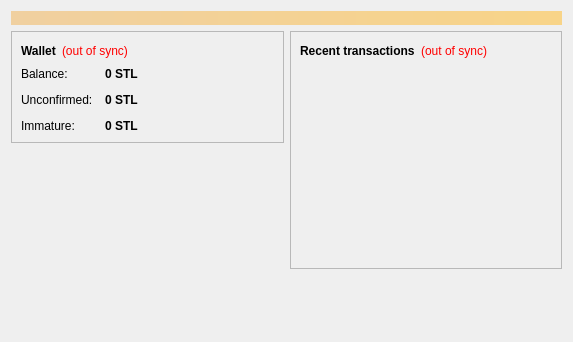
<?xml version="1.0" encoding="UTF-8"?>
<ui version="4.0">
 <class>OverviewPage</class>
 <widget class="QWidget" name="OverviewPage">
  <property name="geometry">
   <rect>
    <x>0</x>
    <y>0</y>
    <width>573</width>
    <height>342</height>
   </rect>
  </property>
  <property name="windowTitle">
   <string>Form</string>
  </property>
  <layout class="QVBoxLayout" name="topLayout">
   <item>
    <widget class="QLabel" name="labelAlerts">
     <property name="visible">
      <bool>false</bool>
     </property>
     <property name="styleSheet">
      <string notr="true">background-color: qlineargradient(x1: 0, y1: 0, x2: 1, y2: 0, stop:0 #F0D0A0, stop:1 #F8D488); color:#000000;</string>
     </property>
     <property name="wordWrap">
      <bool>true</bool>
     </property>
     <property name="margin">
      <number>3</number>
     </property>
    </widget>
   </item>
   <item>
    <layout class="QHBoxLayout" name="horizontalLayout" stretch="1,1">
     <item>
      <layout class="QVBoxLayout" name="verticalLayout_2">
       <item>
        <widget class="QFrame" name="frame">
         <property name="frameShape">
          <enum>QFrame::StyledPanel</enum>
         </property>
         <property name="frameShadow">
          <enum>QFrame::Raised</enum>
         </property>
         <layout class="QVBoxLayout" name="verticalLayout_4">
          <item>
           <layout class="QHBoxLayout" name="horizontalLayout_4">
            <item>
             <widget class="QLabel" name="label_5">
              <property name="font">
               <font>
                <weight>75</weight>
                <bold>true</bold>
               </font>
              </property>
              <property name="text">
               <string>Wallet</string>
              </property>
             </widget>
            </item>
            <item>
             <widget class="QLabel" name="labelWalletStatus">
              <property name="toolTip">
               <string>The displayed information may be out of date. Your wallet automatically synchronizes with the Bitcoin network after a connection is established, but this process has not completed yet.</string>
              </property>
              <property name="styleSheet">
               <string notr="true">QLabel { color: red; }</string>
              </property>
              <property name="text">
               <string notr="true">(out of sync)</string>
              </property>
              <property name="alignment">
               <set>Qt::AlignLeading|Qt::AlignLeft|Qt::AlignVCenter</set>
              </property>
             </widget>
            </item>
            <item>
             <spacer name="horizontalSpacer_2">
              <property name="orientation">
               <enum>Qt::Horizontal</enum>
              </property>
              <property name="sizeHint" stdset="0">
               <size>
                <width>40</width>
                <height>20</height>
               </size>
              </property>
             </spacer>
            </item>
           </layout>
          </item>
          <item>
           <layout class="QFormLayout" name="formLayout_2">
            <property name="fieldGrowthPolicy">
             <enum>QFormLayout::AllNonFixedFieldsGrow</enum>
            </property>
            <property name="horizontalSpacing">
             <number>12</number>
            </property>
            <property name="verticalSpacing">
             <number>12</number>
            </property>
            <item row="0" column="0">
             <widget class="QLabel" name="label">
              <property name="text">
               <string>Balance:</string>
              </property>
             </widget>
            </item>
            <item row="0" column="1">
             <widget class="QLabel" name="labelBalance">
              <property name="font">
               <font>
                <weight>75</weight>
                <bold>true</bold>
               </font>
              </property>
              <property name="cursor">
               <cursorShape>IBeamCursor</cursorShape>
              </property>
              <property name="toolTip">
               <string>Your current balance</string>
              </property>
              <property name="text">
               <string notr="true">0 STL</string>
              </property>
              <property name="textInteractionFlags">
               <set>Qt::LinksAccessibleByMouse|Qt::TextSelectableByKeyboard|Qt::TextSelectableByMouse</set>
              </property>
             </widget>
            </item>
            <item row="1" column="0">
             <widget class="QLabel" name="label_3">
              <property name="text">
               <string>Unconfirmed:</string>
              </property>
             </widget>
            </item>
            <item row="1" column="1">
             <widget class="QLabel" name="labelUnconfirmed">
              <property name="font">
               <font>
                <weight>75</weight>
                <bold>true</bold>
               </font>
              </property>
              <property name="cursor">
               <cursorShape>IBeamCursor</cursorShape>
              </property>
              <property name="toolTip">
               <string>Total of transactions that have yet to be confirmed, and do not yet count toward the current balance</string>
              </property>
              <property name="text">
               <string notr="true">0 STL</string>
              </property>
              <property name="textInteractionFlags">
               <set>Qt::LinksAccessibleByMouse|Qt::TextSelectableByKeyboard|Qt::TextSelectableByMouse</set>
              </property>
             </widget>
            </item>
            <item row="2" column="0">
             <widget class="QLabel" name="labelImmatureText">
              <property name="text">
               <string>Immature:</string>
              </property>
             </widget>
            </item>
            <item row="2" column="1">
             <widget class="QLabel" name="labelImmature">
              <property name="font">
               <font>
                <weight>75</weight>
                <bold>true</bold>
               </font>
              </property>
              <property name="toolTip">
               <string>Mined balance that has not yet matured</string>
              </property>
              <property name="text">
               <string notr="true">0 STL</string>
              </property>
              <property name="textInteractionFlags">
               <set>Qt::LinksAccessibleByMouse|Qt::TextSelectableByKeyboard|Qt::TextSelectableByMouse</set>
              </property>
             </widget>
            </item>
           </layout>
          </item>
         </layout>
        </widget>
       </item>
       <item>
        <spacer name="verticalSpacer">
         <property name="orientation">
          <enum>Qt::Vertical</enum>
         </property>
         <property name="sizeHint" stdset="0">
          <size>
           <width>20</width>
           <height>40</height>
          </size>
         </property>
        </spacer>
       </item>
      </layout>
     </item>
     <item>
      <layout class="QVBoxLayout" name="verticalLayout_3">
       <item>
        <widget class="QFrame" name="frame_2">
         <property name="frameShape">
          <enum>QFrame::StyledPanel</enum>
         </property>
         <property name="frameShadow">
          <enum>QFrame::Raised</enum>
         </property>
         <layout class="QVBoxLayout" name="verticalLayout">
          <item>
           <layout class="QHBoxLayout" name="horizontalLayout_2">
            <item>
             <widget class="QLabel" name="label_4">
              <property name="text">
               <string>&lt;b&gt;Recent transactions&lt;/b&gt;</string>
              </property>
             </widget>
            </item>
            <item>
             <widget class="QLabel" name="labelTransactionsStatus">
              <property name="toolTip">
               <string>The displayed information may be out of date. Your wallet automatically synchronizes with the Bitcoin network after a connection is established, but this process has not completed yet.</string>
              </property>
              <property name="styleSheet">
               <string notr="true">QLabel { color: red; }</string>
              </property>
              <property name="text">
               <string notr="true">(out of sync)</string>
              </property>
              <property name="alignment">
               <set>Qt::AlignRight|Qt::AlignTrailing|Qt::AlignVCenter</set>
              </property>
             </widget>
            </item>
            <item>
             <spacer name="horizontalSpacer">
              <property name="orientation">
               <enum>Qt::Horizontal</enum>
              </property>
              <property name="sizeHint" stdset="0">
               <size>
                <width>40</width>
                <height>20</height>
               </size>
              </property>
             </spacer>
            </item>
           </layout>
          </item>
          <item>
           <widget class="QListView" name="listTransactions">
            <property name="styleSheet">
             <string notr="true">QListView { background: transparent; }</string>
            </property>
            <property name="frameShape">
             <enum>QFrame::NoFrame</enum>
            </property>
            <property name="verticalScrollBarPolicy">
             <enum>Qt::ScrollBarAlwaysOff</enum>
            </property>
            <property name="horizontalScrollBarPolicy">
             <enum>Qt::ScrollBarAlwaysOff</enum>
            </property>
            <property name="selectionMode">
             <enum>QAbstractItemView::NoSelection</enum>
            </property>
           </widget>
          </item>
         </layout>
        </widget>
       </item>
       <item>
        <spacer name="verticalSpacer_2">
         <property name="orientation">
          <enum>Qt::Vertical</enum>
         </property>
         <property name="sizeHint" stdset="0">
          <size>
           <width>20</width>
           <height>40</height>
          </size>
         </property>
        </spacer>
       </item>
      </layout>
     </item>
    </layout>
   </item>
  </layout>
 </widget>
 <resources/>
 <connections/>
</ui>
